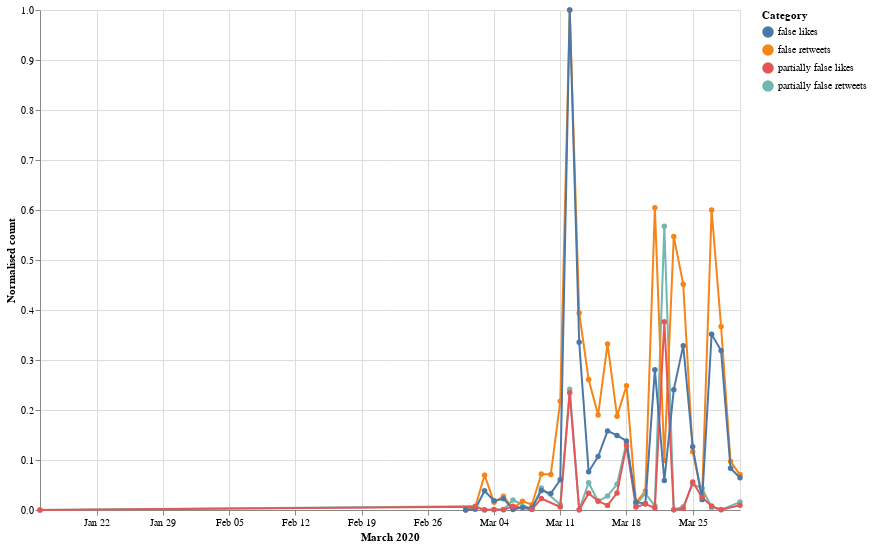

Notebook cell for this chart:
### Markdown cell above
## March 2020

### Code cell
start = utc.localize(datetime.datetime(2020, 3, 1))
end = utc.localize(datetime.datetime(2020, 3, 31))

index=0
dates = ["2020-03-01"] 
lista = []
retweets = [0]
likes = [0]
category = ["partially false"]
mix = ["2020-03-01 partially false"]
for element in data:
    token_id = data[index]['id_str']
    indice_csv = lista_unica_csv.index(token_id)
    token = data[index]['created_at']
    d = parse(token)
   
    if start <= d <= end:
        
        d = d.strftime('%Y-%m-%d')
        a = d + " " + lista_unica_csv[indice_csv+1].lower()
        if a in mix:
            i = mix.index(a)
            retweets[i] = retweets[i] + data[index]['retweet_count']
            likes[i] = likes[i]+ data[index]['favorite_count']
        else:
            mix.append(a)
            dates.append(d)
            retweets.append(data[index]['retweet_count'])
            likes.append(data[index]['favorite_count'])
            category.append(lista_unica_csv[indice_csv+1].lower())
        
       
    index=index+1


df_likes = pd.DataFrame(
    {'Dates': dates,
     'Likes': likes,
     'Category': category
    })
df_likes['Dates']= pd.to_datetime(df_likes['Dates'])

cl = df_likes['Category'].to_list()
cl_cat = [s + " likes" for s in cl]
df_likes['Category'] = cl_cat



df_retweets = pd.DataFrame(
    {'Dates': dates,
     'Retweets': retweets,
     'Category': category
    })
df_retweets['Dates']= pd.to_datetime(df_retweets['Dates'])
cr = df_retweets['Category'].to_list()
cr_cat = [s + " retweets" for s in cr]
df_retweets['Category'] = cr_cat



df = pd.DataFrame(
    {'Dates': dates,
     'Likes': likes,
     'Retweets': retweets,
     'Category': category
    })
df['Dates']= pd.to_datetime(df['Dates'])
df = df.sort_values(by=['Dates'], ascending=True)


df_norm = df.copy()
df_norm[['Likes', 'Retweets']] = (df_norm[['Likes', 'Retweets']] - df_norm[['Likes', 'Retweets']].min()) / (df_norm[['Likes', 'Retweets']].max() - df_norm[['Likes', 'Retweets']].min())
df_likes['Likes'] = df_norm['Likes']
df_retweets['Retweets'] = df_norm['Retweets']



c = alt.Chart(df_retweets).mark_line(point=True).encode(
    alt.X('monthdate(Dates):T', title='March 2020'),
    alt.Y('Retweets', title='Normalised count'),
    color="Category"
).properties(
    width=700,
    height=500
)


c1 = alt.Chart(df_likes).mark_line(point=True).encode(
    alt.X('monthdate(Dates):T', title='March 2020'),
    alt.Y('Likes', title='Normalised count'),
    color="Category"
).properties(
    width=700,
    height=300
)


c2 = alt.layer(c,c1)
c2

### Figure 1 — Vega-Lite specification as saved in the notebook (floating-point values rounded to 4 significant figures)
{"config": {"view": {"continuousWidth": 400, "continuousHeight": 300}}, "layer": [{"data": {"name": "data-e1d72db6d62b99dd0a3683ad08f149fe"}, "mark": {"type": "line", "point": true}, "encoding": {"color": {"type": "nominal", "field": "Category"}, "x": {"type": "temporal", "field": "Dates", "timeUnit": "monthdate", "title": "March 2020"}, "y": {"type": "quantitative", "field": "Retweets", "title": "Normalised count"}}, "height": 500, "width": 700}, {"data": {"name": "data-263cf86d9c0af33b13a6a9921605bdc9"}, "mark": {"type": "line", "point": true}, "encoding": {"color": {"type": "nominal", "field": "Category"}, "x": {"type": "temporal", "field": "Dates", "timeUnit": "monthdate", "title": "March 2020"}, "y": {"type": "quantitative", "field": "Likes", "title": "Normalised count"}}, "height": 300, "width": 700}], "$schema": "https://vega.github.io/schema/vega-lite/v4.8.1.json", "datasets": {"data-e1d72db6d62b99dd0a3683ad08f149fe": [{"Dates": "2020-01-16T00:00:00", "Retweets": 0.0, "Category": "partially false retweets"}, {"Dates": "2020-03-04T00:00:00", "Retweets": 0.001231, "Category": "partially false retweets"}, {"Dates": "2020-03-11T00:00:00", "Retweets": 0.2175, "Category": "false retweets"}, {"Dates": "2020-03-24T00:00:00", "Retweets": 0.4514, "Category": "false retweets"}, {"Dates": "2020-03-26T00:00:00", "Retweets": 0.02911, "Category": "false retweets"}, {"Dates": "2020-03-27T00:00:00", "Retweets": 0.00508, "Category": "partially false retweets"}, {"Dates": "2020-03-15T00:00:00", "Retweets": 0.1898, "Category": "false retweets"}, {"Dates": "2020-03-20T00:00:00", "Retweets": 0.03793, "Category": "false retweets"}, {"Dates": "2020-03-23T00:00:00", "Retweets": 0.5468, "Category": "false retweets"}, {"Dates": "2020-03-27T00:00:00", "Retweets": 0.5999, "Category": "false retweets"}, {"Dates": "2020-03-05T00:00:00", "Retweets": 0.02745, "Category": "false retweets"}, {"Dates": "2020-03-06T00:00:00", "Retweets": 0.003452, "Category": "false retweets"}, {"Dates": "2020-03-18T00:00:00", "Retweets": 0.2485, "Category": "false retweets"}, {"Dates": "2020-03-22T00:00:00", "Retweets": 0.09913, "Category": "false retweets"}, {"Dates": "2020-03-28T00:00:00", "Retweets": 0.3669, "Category": "false retweets"}, {"Dates": "2020-03-07T00:00:00", "Retweets": 0.01766, "Category": "false retweets"}, {"Dates": "2020-03-14T00:00:00", "Retweets": 0.2609, "Category": "false retweets"}, {"Dates": "2020-03-16T00:00:00", "Retweets": 0.3321, "Category": "false retweets"}, {"Dates": "2020-03-19T00:00:00", "Retweets": 0.01502, "Category": "false retweets"}, {"Dates": "2020-03-22T00:00:00", "Retweets": 0.5677, "Category": "partially false retweets"}, {"Dates": "2020-03-30T00:00:00", "Retweets": 0.01585, "Category": "partially false retweets"}, {"Dates": "2020-03-30T00:00:00", "Retweets": 0.07079, "Category": "false retweets"}, {"Dates": "2020-03-21T00:00:00", "Retweets": 0.6044, "Category": "false retweets"}, {"Dates": "2020-03-23T00:00:00", "Retweets": 0.0007044, "Category": "partially false retweets"}, {"Dates": "2020-03-02T00:00:00", "Retweets": 0.005532, "Category": "false retweets"}, {"Dates": "2020-03-03T00:00:00", "Retweets": 0.06973, "Category": "false retweets"}, {"Dates": "2020-03-17T00:00:00", "Retweets": 0.1877, "Category": "false retweets"}, {"Dates": "2020-03-20T00:00:00", "Retweets": 0.03305, "Category": "partially false retweets"}, {"Dates": "2020-03-21T00:00:00", "Retweets": 0.008635, "Category": "partially false retweets"}, {"Dates": "2020-03-25T00:00:00", "Retweets": 0.1164, "Category": "false retweets"}, {"Dates": "2020-03-28T00:00:00", "Retweets": 0.0008204, "Category": "partially false retweets"}, {"Dates": "2020-03-29T00:00:00", "Retweets": 0.09678, "Category": "false retweets"}, {"Dates": "2020-03-12T00:00:00", "Retweets": 1.0, "Category": "false retweets"}, {"Dates": "2020-03-18T00:00:00", "Retweets": 0.1349, "Category": "partially false retweets"}, {"Dates": "2020-03-09T00:00:00", "Retweets": 0.0719, "Category": "false retweets"}, {"Dates": "2020-03-13T00:00:00", "Retweets": 0.3942, "Category": "false retweets"}, {"Dates": "2020-03-19T00:00:00", "Retweets": 0.01019, "Category": "partially false retweets"}, {"Dates": "2020-03-01T00:00:00", "Retweets": 4.143e-06, "Category": "false retweets"}, {"Dates": "2020-03-08T00:00:00", "Retweets": 0.01051, "Category": "false retweets"}, {"Dates": "2020-03-16T00:00:00", "Retweets": 0.02808, "Category": "partially false retweets"}, {"Dates": "2020-03-24T00:00:00", "Retweets": 0.006364, "Category": "partially false retweets"}, {"Dates": "2020-03-26T00:00:00", "Retweets": 0.04357, "Category": "partially false retweets"}, {"Dates": "2020-03-12T00:00:00", "Retweets": 0.2414, "Category": "partially false retweets"}, {"Dates": "2020-03-14T00:00:00", "Retweets": 0.05442, "Category": "partially false retweets"}, {"Dates": "2020-03-25T00:00:00", "Retweets": 0.052, "Category": "partially false retweets"}, {"Dates": "2020-03-08T00:00:00", "Retweets": 0.0014, "Category": "partially false retweets"}, {"Dates": "2020-03-09T00:00:00", "Retweets": 0.04413, "Category": "partially false retweets"}, {"Dates": "2020-03-13T00:00:00", "Retweets": 0.0004019, "Category": "partially false retweets"}, {"Dates": "2020-03-15T00:00:00", "Retweets": 0.01735, "Category": "partially false retweets"}, {"Dates": "2020-03-04T00:00:00", "Retweets": 0.01528, "Category": "false retweets"}, {"Dates": "2020-03-06T00:00:00", "Retweets": 0.0199, "Category": "partially false retweets"}, {"Dates": "2020-03-10T00:00:00", "Retweets": 0.07092, "Category": "false retweets"}, {"Dates": "2020-03-11T00:00:00", "Retweets": 0.01045, "Category": "partially false retweets"}, {"Dates": "2020-03-17T00:00:00", "Retweets": 0.05133, "Category": "partially false retweets"}, {"Dates": "2020-03-03T00:00:00", "Retweets": 0.000203, "Category": "partially false retweets"}, {"Dates": "2020-03-05T00:00:00", "Retweets": 0.0008494, "Category": "partially false retweets"}, {"Dates": "2020-03-02T00:00:00", "Retweets": 0.00769, "Category": "partially false retweets"}], "data-263cf86d9c0af33b13a6a9921605bdc9": [{"Dates": "2020-01-16T00:00:00", "Likes": 0.0, "Category": "partially false likes"}, {"Dates": "2020-03-04T00:00:00", "Likes": 0.0005523, "Category": "partially false likes"}, {"Dates": "2020-03-11T00:00:00", "Likes": 0.06049, "Category": "false likes"}, {"Dates": "2020-03-24T00:00:00", "Likes": 0.3287, "Category": "false likes"}, {"Dates": "2020-03-26T00:00:00", "Likes": 0.02074, "Category": "false likes"}, {"Dates": "2020-03-27T00:00:00", "Likes": 0.007862, "Category": "partially false likes"}, {"Dates": "2020-03-15T00:00:00", "Likes": 0.107, "Category": "false likes"}, {"Dates": "2020-03-20T00:00:00", "Likes": 0.01316, "Category": "false likes"}, {"Dates": "2020-03-23T00:00:00", "Likes": 0.2407, "Category": "false likes"}, {"Dates": "2020-03-27T00:00:00", "Likes": 0.3514, "Category": "false likes"}, {"Dates": "2020-03-05T00:00:00", "Likes": 0.02264, "Category": "false likes"}, {"Dates": "2020-03-06T00:00:00", "Likes": 0.001147, "Category": "false likes"}, {"Dates": "2020-03-18T00:00:00", "Likes": 0.1381, "Category": "false likes"}, {"Dates": "2020-03-22T00:00:00", "Likes": 0.05892, "Category": "false likes"}, {"Dates": "2020-03-28T00:00:00", "Likes": 0.3188, "Category": "false likes"}, {"Dates": "2020-03-07T00:00:00", "Likes": 0.00483, "Category": "false likes"}, {"Dates": "2020-03-14T00:00:00", "Likes": 0.07668, "Category": "false likes"}, {"Dates": "2020-03-16T00:00:00", "Likes": 0.1581, "Category": "false likes"}, {"Dates": "2020-03-19T00:00:00", "Likes": 0.01555, "Category": "false likes"}, {"Dates": "2020-03-22T00:00:00", "Likes": 0.3765, "Category": "partially false likes"}, {"Dates": "2020-03-30T00:00:00", "Likes": 0.009502, "Category": "partially false likes"}, {"Dates": "2020-03-30T00:00:00", "Likes": 0.06461, "Category": "false likes"}, {"Dates": "2020-03-21T00:00:00", "Likes": 0.2807, "Category": "false likes"}, {"Dates": "2020-03-23T00:00:00", "Likes": 0.0006015, "Category": "partially false likes"}, {"Dates": "2020-03-02T00:00:00", "Likes": 0.001504, "Category": "false likes"}, {"Dates": "2020-03-03T00:00:00", "Likes": 0.03859, "Category": "false likes"}, {"Dates": "2020-03-17T00:00:00", "Likes": 0.1491, "Category": "false likes"}, {"Dates": "2020-03-20T00:00:00", "Likes": 0.01183, "Category": "partially false likes"}, {"Dates": "2020-03-21T00:00:00", "Likes": 0.004172, "Category": "partially false likes"}, {"Dates": "2020-03-25T00:00:00", "Likes": 0.1263, "Category": "false likes"}, {"Dates": "2020-03-28T00:00:00", "Likes": 0.0004284, "Category": "partially false likes"}, {"Dates": "2020-03-29T00:00:00", "Likes": 0.08352, "Category": "false likes"}, {"Dates": "2020-03-12T00:00:00", "Likes": 1.0, "Category": "false likes"}, {"Dates": "2020-03-18T00:00:00", "Likes": 0.129, "Category": "partially false likes"}, {"Dates": "2020-03-09T00:00:00", "Likes": 0.03917, "Category": "false likes"}, {"Dates": "2020-03-13T00:00:00", "Likes": 0.3356, "Category": "false likes"}, {"Dates": "2020-03-19T00:00:00", "Likes": 0.006021, "Category": "partially false likes"}, {"Dates": "2020-03-01T00:00:00", "Likes": 1.823e-06, "Category": "false likes"}, {"Dates": "2020-03-08T00:00:00", "Likes": 0.004247, "Category": "false likes"}, {"Dates": "2020-03-16T00:00:00", "Likes": 0.009244, "Category": "partially false likes"}, {"Dates": "2020-03-24T00:00:00", "Likes": 0.002842, "Category": "partially false likes"}, {"Dates": "2020-03-26T00:00:00", "Likes": 0.02526, "Category": "partially false likes"}, {"Dates": "2020-03-12T00:00:00", "Likes": 0.2344, "Category": "partially false likes"}, {"Dates": "2020-03-14T00:00:00", "Likes": 0.03364, "Category": "partially false likes"}, {"Dates": "2020-03-25T00:00:00", "Likes": 0.05601, "Category": "partially false likes"}, {"Dates": "2020-03-08T00:00:00", "Likes": 0.001248, "Category": "partially false likes"}, {"Dates": "2020-03-09T00:00:00", "Likes": 0.02306, "Category": "partially false likes"}, {"Dates": "2020-03-13T00:00:00", "Likes": 0.0003217, "Category": "partially false likes"}, {"Dates": "2020-03-15T00:00:00", "Likes": 0.01779, "Category": "partially false likes"}, {"Dates": "2020-03-04T00:00:00", "Likes": 0.01829, "Category": "false likes"}, {"Dates": "2020-03-06T00:00:00", "Likes": 0.007473, "Category": "partially false likes"}, {"Dates": "2020-03-10T00:00:00", "Likes": 0.033, "Category": "false likes"}, {"Dates": "2020-03-11T00:00:00", "Likes": 0.006065, "Category": "partially false likes"}, {"Dates": "2020-03-17T00:00:00", "Likes": 0.03411, "Category": "partially false likes"}, {"Dates": "2020-03-03T00:00:00", "Likes": 0.0002853, "Category": "partially false likes"}, {"Dates": "2020-03-05T00:00:00", "Likes": 0.0006444, "Category": "partially false likes"}, {"Dates": "2020-03-02T00:00:00", "Likes": 0.006536, "Category": "partially false likes"}]}}
